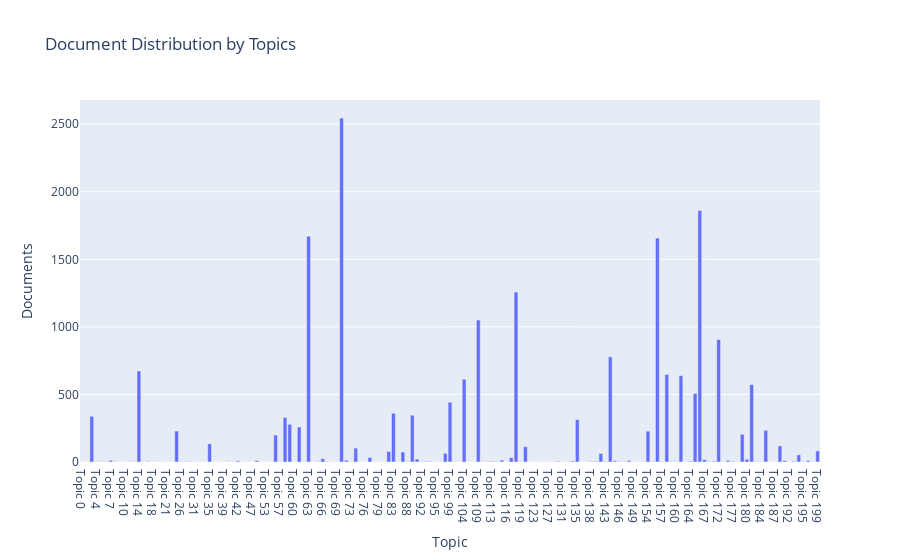

Notebook cell for this chart:
### Code cell
plot_model(tuned_unsupervised, plot = 'topic_distribution')

### Figure 1 — Plotly figure (JSON) as saved in the notebook; plotly's stock layout.template omitted (floating-point values rounded to 4 significant figures; data arrays with more than 128 entries replaced by an {"elided": "..."} marker saying what was removed)
{"data": [{"textposition": "auto", "hovertemplate": "Topic=%{x}<br>Documents=%{y}<br>Keyword=%{customdata[0]}", "showlegend": false, "legendgroup": "", "name": "", "yaxis": "y", "customdata": {"elided": "157x1 str values"}, "y": {"elided": "157 int values"}, "hoverlabel": {"namelength": 0}, "offsetgroup": "", "xaxis": "x", "marker": {"color": "#636efa"}, "x": {"elided": "157 str values"}, "alignmentgroup": "True", "type": "bar", "orientation": "v"}], "layout": {"yaxis": {"domain": [0, 1], "anchor": "x", "title": {"text": "Documents"}}, "title": {"text": "Document Distribution by Topics"}, "barmode": "relative", "xaxis": {"domain": [0, 1], "anchor": "y", "title": {"text": "Topic"}}, "legend": {"tracegroupgap": 0}}}
